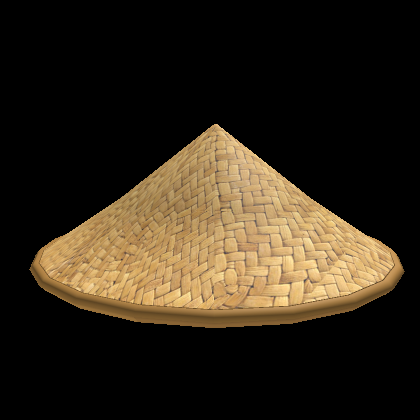
#> input picture webcam-server/assets/hats/hat_1.png, 420 x 420 px; its folder holds only this picture in this run
$ python -i head_detector.py   (imports and definitions only)
#> lines starting #> are read from the running program, lines starting #| are printed output that depends on the picture
#> further down, picture is the input picture: shape (420, 420, 3); mean B, G, R 25.2, 38.9, 48.4
"""
Head Detector module untuk deteksi kepala dan overlay topi
"""

import cv2
import numpy as np
import os
import glob
import logging
from typing import Optional, List, Tuple

class HeadDetector:
    """
    Class untuk deteksi kepala menggunakan cascade classifier dan overlay topi
    """

    # Cascade types
    CASCADE_HAAR_BIWI = "haar_biwi"
    CASCADE_LBP_BIWI = "lbp_biwi"
    CASCADE_OPENCV_DEFAULT = "opencv_default"

    def __init__(self):
        """
        Initialize HeadDetector
        """
        self.logger = logging.getLogger(__name__)
        self.cascades = {}
        self.current_cascade_type = self.CASCADE_HAAR_BIWI
        self.current_cascade = None

        # Hat images
        self.hat_images = []
        self.current_hat_idx = 0
        self.current_hat = None

        # Detection parameters
        self.scale_factor = 1.1
        self.min_neighbors = 3
        self.min_size = (60, 60)

        # Enable/disable detection - DEFAULT TRUE untuk langsung jalan!
        self.enabled = True

        # Load cascades and hats
        self._load_cascades()
        self._load_hats()

    def _load_cascades(self):
        """
        Load semua cascade classifiers
        """
        base_dir = os.path.dirname(os.path.abspath(__file__))
        models_dir = os.path.join(base_dir, "..", "models")

        # Load HAAR Biwi
        haar_path = os.path.join(models_dir, "haar_biwi_cascade.xml")
        if os.path.exists(haar_path):
            self.cascades[self.CASCADE_HAAR_BIWI] = cv2.CascadeClassifier(haar_path)
            self.logger.info(f"✓ HAAR Biwi cascade loaded from {haar_path}")
        else:
            self.logger.warning(f"✗ HAAR Biwi cascade not found at {haar_path}")

        # Load LBP Biwi
        lbp_path = os.path.join(models_dir, "lbp_biwi_cascade.xml")
        if os.path.exists(lbp_path):
            self.cascades[self.CASCADE_LBP_BIWI] = cv2.CascadeClassifier(lbp_path)
            self.logger.info(f"✓ LBP Biwi cascade loaded from {lbp_path}")
        else:
            self.logger.warning(f"✗ LBP Biwi cascade not found at {lbp_path}")

        # Load OpenCV default (haarcascade_frontalface_default)
        opencv_path = cv2.data.haarcascades + "haarcascade_frontalface_default.xml"
        if os.path.exists(opencv_path):
            self.cascades[self.CASCADE_OPENCV_DEFAULT] = cv2.CascadeClassifier(opencv_path)
            self.logger.info(f"✓ OpenCV default cascade loaded")
        else:
            self.logger.warning(f"✗ OpenCV default cascade not found")

        # Set current cascade
        if self.current_cascade_type in self.cascades:
            self.current_cascade = self.cascades[self.current_cascade_type]
            self.logger.info(f"Current cascade: {self.current_cascade_type}")
        else:
            self.logger.error("No cascade loaded!")

    def _load_hats(self):
        """
        Load semua gambar topi dari folder assets/hats
        """
        base_dir = os.path.dirname(os.path.abspath(__file__))
        hats_dir = os.path.join(base_dir, "..", "assets", "hats")

        if not os.path.exists(hats_dir):
            self.logger.warning(f"Hats directory not found: {hats_dir}")
            return

        # Load semua file PNG
        hat_files = sorted(glob.glob(os.path.join(hats_dir, "*.png")))

        for hat_file in hat_files:
            hat_img = cv2.imread(hat_file, cv2.IMREAD_UNCHANGED)
            if hat_img is not None:
                self.hat_images.append({
                    "name": os.path.basename(hat_file),
                    "image": hat_img
                })
                self.logger.info(f"✓ Hat loaded: {os.path.basename(hat_file)}")

        if self.hat_images:
            self.current_hat = self.hat_images[0]
#> self.current_hat = 2 items
            self.logger.info(f"Current hat: {self.current_hat['name']}")
        else:
            self.logger.warning("No hat images found")

    # [71 lines left out: functions set_cascade, set_hat, next_hat, previous_hat, not called in this run]

    def detect_heads(self, frame: np.ndarray) -> List[Tuple[int, int, int, int]]:
        """
        Deteksi kepala pada frame

        Args:
            frame: Frame RGB/BGR dari kamera

        Returns:
            List of (x, y, w, h) untuk setiap kepala yang terdeteksi
        """
        if self.current_cascade is None:
            return []

        # Convert to grayscale
        gray = cv2.cvtColor(frame, cv2.COLOR_BGR2GRAY)
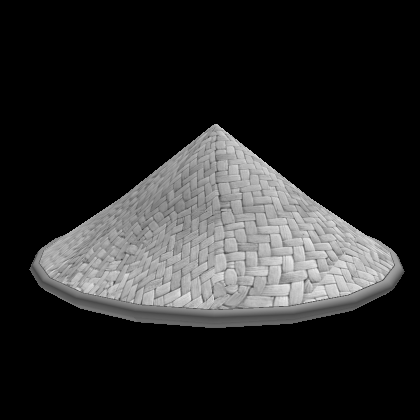
#> gray: shape (420, 420); min 0, max 234, mean 40.2

        # Detect heads
        heads = self.current_cascade.detectMultiScale(
            gray,
            scaleFactor=self.scale_factor,
            minNeighbors=self.min_neighbors,
            minSize=self.min_size
        )
#> heads = ()

        return heads

    # [58 lines left out: function overlay_hat, not called in this run]

    def process_frame(self, frame: np.ndarray, draw_bbox: bool = True) -> Tuple[np.ndarray, List]:
        """
        Process frame: deteksi kepala dan overlay topi

        Args:
            frame: Frame BGR dari kamera
            draw_bbox: Jika True, gambar bounding box pada kepala (default True)

        Returns:
            Tuple of (processed_frame, detected_heads)
        """
        if not self.enabled:
            return frame, []

        # Detect heads
        heads = self.detect_heads(frame)
#> heads = ()

        # Process setiap kepala yang terdeteksi
        for (x, y, w, h) in heads:
            # Overlay topi
            frame = self.overlay_hat(frame, x, y, w, h)

            # Draw bounding box - SELALU digambar by default seperti webcam_detection.py
            if draw_bbox:
                cv2.rectangle(frame, (x, y), (x+w, y+h), (0, 255, 0), 2)
                cv2.putText(frame, "Head", (x, y-10),
                           cv2.FONT_HERSHEY_SIMPLEX, 0.5, (0, 255, 0), 2)
#> this loop made 0 passes

        return frame, heads

    # [26 lines left out: functions toggle_detection, get_info, not called in this run]

>>> import cv2
>>> picture = cv2.imread('../assets/hats/hat_1.png')
>>> result = HeadDetector().process_frame(picture)
